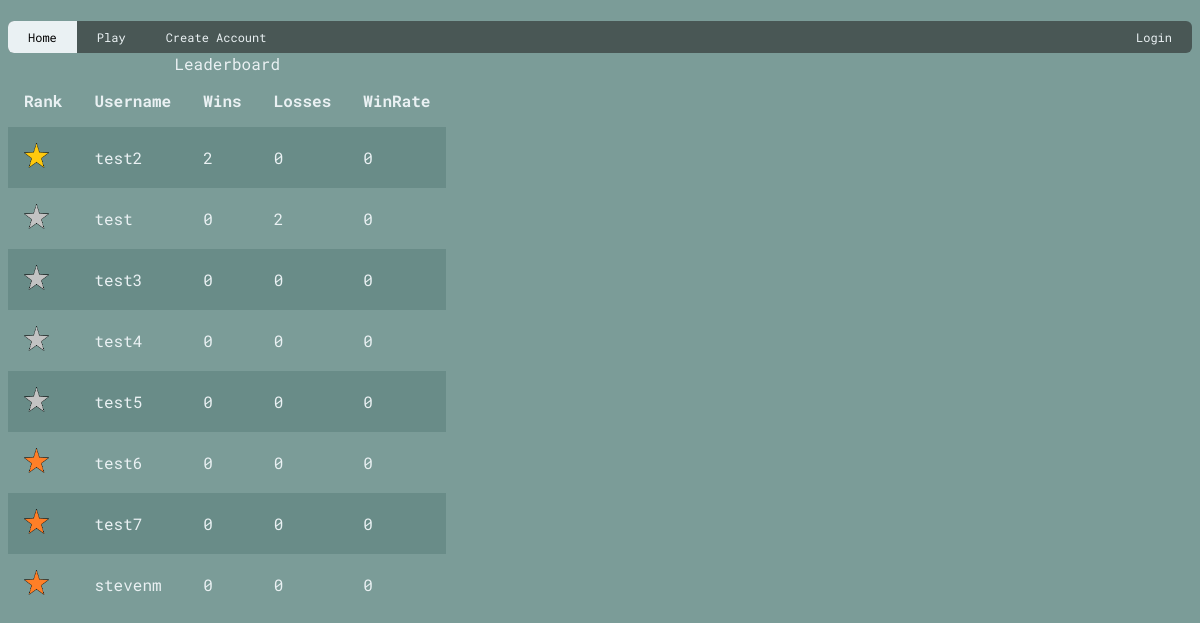
The page / on the database its author committed.
### models.py (models this page shows)
class user_to_picture(db.Model):
    __tablename__ = 'user_to_picture'
    user_to_pictureId = db.Column(db.Integer, primary_key=True)
    userId = db.Column(db.Integer, db.ForeignKey('user.userId'))
    pictureId = db.Column(db.Integer, db.ForeignKey('rank_pictures.pictureId'))

class rank_pictures(db.Model):
    __tablename__ = 'rank_pictures'
    pictureId = db.Column(db.Integer, primary_key=True)
    pictureRef = db.Column(db.String)

class users(db.Model):
    __tablename__ = 'user'
    userId = db.Column(db.Integer, primary_key = True)
    username = db.Column(db.String)
    password = db.Column(db.String)
    gamesWon = db.Column(db.Integer)
    gamesLost = db.Column(db.Integer)
    sessionId = db.Column(db.Integer)

### main.py (the view)
@app.route('/')
def home():
    users = (models.users.query.order_by(models.users.gamesWon.desc()).all()) # all users ordered by games won in descending order
    length = len(users)
    upper_split = int((length/100) * 20)
    lower_split = int((length/100) * 70)
    upper_quart = users[:(upper_split)]
    middle_quart = users[(upper_split):(lower_split)]
    lower_quart = users[(lower_split):]
    print(upper_quart, middle_quart, lower_quart)
    for user in upper_quart:
        upper_user = models.user_to_picture.query.filter(models.user_to_picture.userId == user.userId).first()
        upper_user.pictureId = 1
    for user in middle_quart:
        middle_user = models.user_to_picture.query.filter(models.user_to_picture.userId == user.userId).first()
        middle_user.pictureId = 2
    for user in lower_quart:
        lower_user = models.user_to_picture.query.filter(models.user_to_picture.userId == user.userId).first()
        lower_user.pictureId = 3
    db.session.commit()
    user_ranks = models.user_to_picture.query.all()
    gold_image = models.rank_pictures.query.filter(models.rank_pictures.pictureId == 1).first()
    silver_image = models.rank_pictures.query.filter(models.rank_pictures.pictureId == 2).first()
    bronze_image = models.rank_pictures.query.filter(models.rank_pictures.pictureId == 3).first()
    return render_template('home.html', users=users, user_ranks=user_ranks, gold_image=gold_image, silver_image=silver_image, bronze_image=bronze_image)

### main.py (called while the page is built)
@app.context_processor
def add_current_user(): # function to create a user session
    if session.get('user'): # if there is user session
        return dict(current_user = models.users.query.get(session['user']))
    return dict(current_user = None)

### templates/home.html
{% extends 'layout.html' %}
{% block body %}
<table>
    <caption>Leaderboard</caption>
    <tr>
        <th>Rank</th>
        <th>Username</th>
        <th>Wins</th>
        <th>Losses</th>
        <th>WinRate</th>
    </tr>
    {% for user in users %}
        <tr>
            {% for user_rank in user_ranks %}
                {% if user_rank.userId == user.userId %}
                    {% if user_rank.pictureId == 1 %}
                        {% set file_name = gold_image.pictureRef %}
                        <td><img src="{{url_for('static', filename=file_name)}}"  file style="width:25px;height:25px"></td>
                    {% elif user_rank.pictureId == 2 %}
                        {% set file_name = silver_image.pictureRef %}
                        <td><img src="{{url_for('static', filename=file_name)}}" style="width:25px;height:25px"></td>
                    {% elif user_rank.pictureId == 3 %}
                        {% set file_name = bronze_image.pictureRef %}
                        <td><img src="{{url_for('static', filename=file_name)}}" style="width:25px;height:25px"></td>
                    {% endif %}
                {% endif %}
            {% endfor %}
            <td>{{user.username}}</td>
            <td>{{user.gamesWon}}</td>
            <td>{{user.gamesLost}}</td>
            {% if user.gamesWon > 0 and user.gamesLost > 0 %}
                <td>{{((user.gamesWon + user.gamesLost)/user.gamesWon)|round(2)}}</td>
            {% else %}
                <td>0</td>
            {% endif %}
        </tr>
    {%endfor%}
</table>
{% endblock body %}

### templates/layout.html (shortened to what this page needs)
{% macro nav_item(text, url, extra_class) %}
<a href="{{ url }}" class="{{ extra_class }} {% if request.path == url %}active{% endif %}">{{ text }}</a>
{% endmacro %}
<!DOCTYPE html>
<html lang = 'en'>
<head>
    <link rel = 'stylesheet' href = '/static/css/style.css'>
</head>
<body>
    <div class = 'navbar' id = 'topnav'>
        {{ nav_item('Home', '/') }}
        {{ nav_item('Play', '/play')}}
        {{ nav_item('Create Account', '/createaccount') }}
        <lgn>
            {% if current_user %}
                <txt>{{('Logged in as {}'.format(current_user.username)) }}</txt>
                {{ nav_item('Logout', '/logout') }}
            {% else %}
            {{ nav_item('Login', '/login') }}
            {% endif %}
        </lgn>
    </div>
    <div class="content">
        {% block body %}
        {% endblock body %}
    </div>
</body>
</html>

### static/css/style.css (style rules this page uses)
:root { --c1: #7b9c98; --c2: #eaf1f3; --c3: #495755; --c4: 'Roboto Mono'; --c5: #698c88; }
.navbar { background-color: var(--c3); }
html { font-family: var(--c4); color: var(--c2); }
a { color: var(--c2) }
body { background-color: var(--c1); }
table { border-collapse: collapse; border-spacing: 0; width: 25%; }
th, td { text-align: left; padding: 16px; }
tr:nth-child(even) { background-color: var(--c5); }
.navbar { background-color: var(--c3); overflow: hidden; border-radius: 6px; }
.navbar a { float: left; display: block; color: var(--c2); text-align: center; padding: 8px 20px; text-decoration: none; font-size: 12px; }
.navbar a.active { background-color: var(--c2); color: black; }
lgn { float: right; }

### rows shown on the page
users: username "test2", gamesWon "2", gamesLost "0"
user_to_picture: pictureRef (picture)
users: username "test", gamesWon "0", gamesLost "2"
user_to_picture: pictureRef (picture)
users: username "test3", gamesWon "0", gamesLost "0"
user_to_picture: pictureRef (picture)
users: username "test4", gamesWon "0", gamesLost "0"
user_to_picture: pictureRef (picture)
users: username "test5", gamesWon "0", gamesLost "0"
user_to_picture: pictureRef (picture)
users: username "test6", gamesWon "0", gamesLost "0"
user_to_picture: pictureRef (picture)
users: username "test7", gamesWon "0", gamesLost "0"
user_to_picture: pictureRef (picture)
users: username "stevenm", gamesWon "0", gamesLost "0"
user_to_picture: pictureRef (picture)

### other values the page prints
{{ text }} "Home Play Create Account Login"
